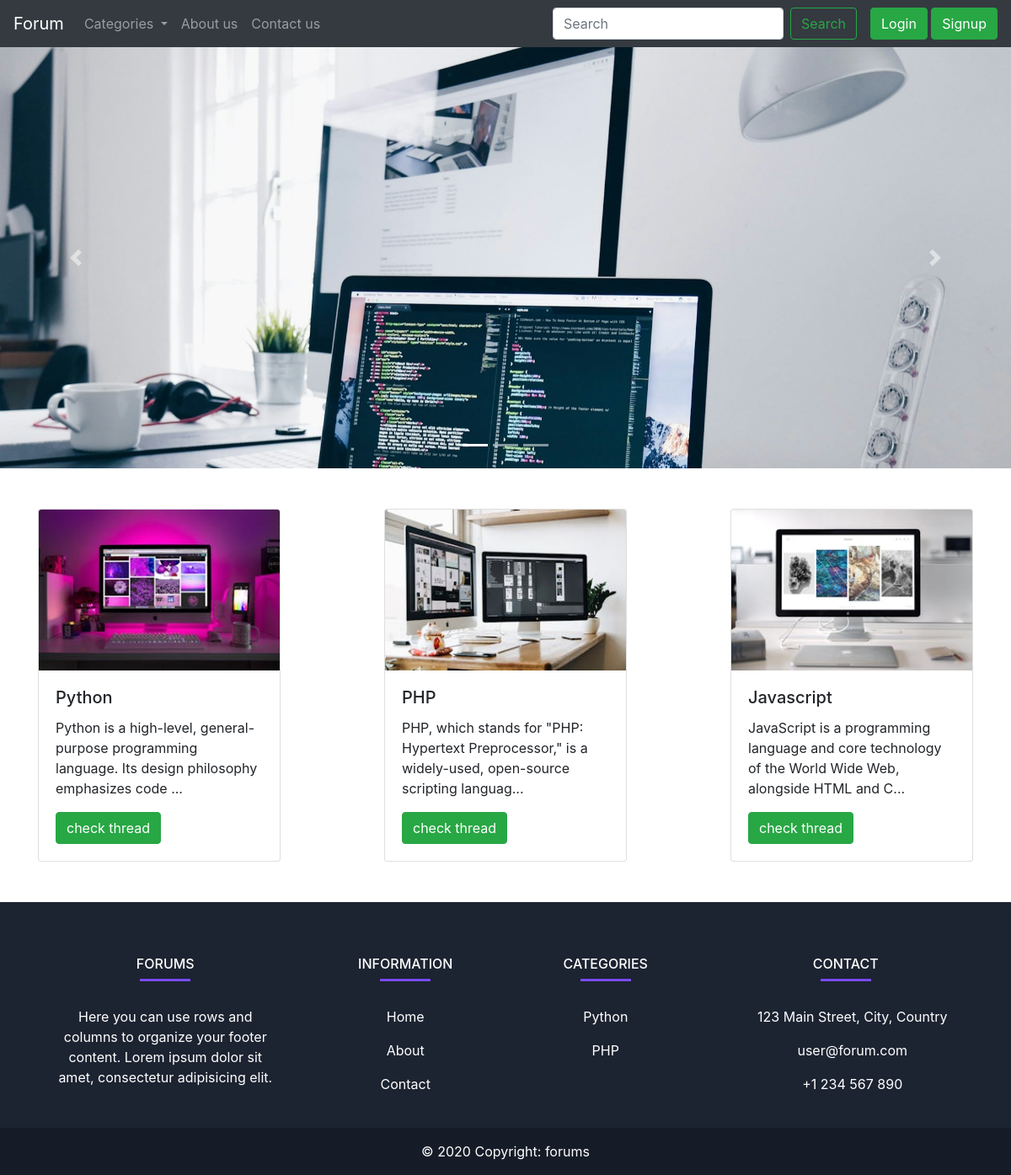
The page / on the database its author committed.
### tables this page shows
CREATE TABLE IF NOT EXISTS `categories` (
  `categories_id` int NOT NULL AUTO_INCREMENT,
  `categories_name` varchar(255) NOT NULL,
  `categories_description` varchar(255) NOT NULL,
  `created_date` datetime NOT NULL DEFAULT CURRENT_TIMESTAMP,
  PRIMARY KEY (`categories_id`)
);

### index.php (the view, shortened to what this page needs)
<!doctype html>
<html lang="en">
<head>
    <link rel="stylesheet" href="https://cdn.jsdelivr.net/npm/bootstrap@4.4.1/dist/css/bootstrap.min.css"
>
    <link rel="stylesheet" href="style.css">
</head>
<body>
    <?php include 'partial/_db_connection.php' ?>
    <?php include 'partial/_header.php' ;
    ?>
    <div>
        <div id="carouselExampleIndicators" class="carousel slide" data-ride="carousel">
            <ol class="carousel-indicators">
                <li data-target="#carouselExampleIndicators" data-slide-to="0" class="active"></li>
                <li data-target="#carouselExampleIndicators" data-slide-to="1"></li>
                <li data-target="#carouselExampleIndicators" data-slide-to="2"></li>
            </ol>
            <div class="carousel-inner">
                <div class="carousel-item active">
                    <img src="images/slider/slider 1.jpg" class="w-100" alt="Random image">
                </div>
            </div>
            <a class="carousel-control-prev" href="#carouselExampleIndicators" role="button" data-slide="prev">
                <span class="carousel-control-prev-icon" aria-hidden="true"></span>
            </a>
            <a class="carousel-control-next" href="#carouselExampleIndicators" role="button" data-slide="next">
                <span class="carousel-control-next-icon" aria-hidden="true"></span>
            </a>
        </div>
    </div>
    <div class="container d-flex mt-5 justify-content-between">
    <?php
    $sql = "SELECT * FROM `categories`";
    $result = mysqli_query($conn,$sql);
    while ($rows = mysqli_fetch_assoc($result)) {
        $cat_id = $rows['categories_id'];
        $cat_name = $rows['categories_name'];
        $cat_desc = $rows['categories_description'];
        echo '
            <div class="card" style="width: 18rem;">
  <img src="images/categories/card-'.$cat_id.'.jpg" class="card-img-top" alt="...">
  <div class="card-body">
    <h5 class="card-title">'.$cat_name.'</h5>
    <p class="card-text">'. substr($cat_desc,0,100).'...</p>
    <a href="threadlist.php?cat_id='.$cat_id.'" class="btn btn-success">check thread</a>
  </div>
    </div>
   ';
    }
    ?>
 </div>
    <?php include 'partial/_footer.php' ?>
</body>
</html>

### partial/_header.php (shortened to what this page needs)
<?php
echo '<nav class="navbar navbar-expand-lg navbar-dark bg-dark">
    <a class="navbar-brand" href="index.php">Forum</a>
    <button class="navbar-toggler" type="button" data-toggle="collapse" data-target="#navbarSupportedContent"
        aria-controls="navbarSupportedContent" aria-expanded="false" aria-label="Toggle navigation">
        <span class="navbar-toggler-icon"></span>
    </button>
    <div class="collapse navbar-collapse" id="navbarSupportedContent">
        <ul class="navbar-nav mr-auto">
            <li class="nav-item dropdown">
                <a class="nav-link dropdown-toggle" href="#" id="navbarDropdown" role="button" data-toggle="dropdown"
                    aria-haspopup="true" aria-expanded="false">
                    Categories
                </a>
                <div class="dropdown-menu" aria-labelledby="navbarDropdown">';
               echo  '
                </div>
            </li>
            <li class="nav-item">
                <a class="nav-link" href="about.php">About us</a>
            </li>
            <li class="nav-item">
                <a class="nav-link" href="contact.php">Contact us</a>
            </li>
        </ul>
        <form class="form-inline my-2 my-lg-0" method="get" action="search.php">
            <input class="form-control mr-sm-2" type="search" placeholder="Search" name="search_query" aria-label="Search">
            <button class="btn btn-outline-success my-2 my-sm-0" type="submit">Search</button>
        </form>';
   if(isset($_SESSION['username']) && $_SESSION['username']== true){
    echo '<p class="text-white mr-3 ml-3 mt-3">  Welcome, '.$_SESSION['username'].'</p>'.'<a href="partial/_logout.php" type="button" class="btn btn-success" >Logout</a>';
   }
    else{
        echo '<div class="ml-3">
            <button type="button" class="btn btn-success" data-toggle="modal" data-target="#loginModal">Login</button>
            <button type="button" class="btn btn-success" data-toggle="modal" data-target="#signupModal">Signup</button>
        </div>';
           }
    echo '</div>
</nav>';
?>

### partial/_footer.php
<div class="mt-5">
    <footer class="text-center text-lg-start text-white" style="background-color: #1c2331">
        <section class="pt-3">
            <div class="container text-center text-md-start mt-5">
                <div class="row mt-3">
                    <div class="col-md-3 col-lg-4 col-xl-3 mx-auto mb-4">
                        <h6 class="text-uppercase fw-bold">Forums</h6>
                        <hr class="mb-4 mt-0 d-inline-block mx-auto"
                            style="width: 60px; background-color: #7c4dff; height: 2px" />
                        <p>
                            Here you can use rows and columns to organize your footer
                            content. Lorem ipsum dolor sit amet, consectetur adipisicing
                            elit.
                        </p>
                    </div>
                    <div class="col-md-2 col-lg-2 col-xl-2 mx-auto mb-4">
                        <h6 class="text-uppercase fw-bold">Information</h6>
                        <hr class="mb-4 mt-0 d-inline-block mx-auto"
                            style="width: 60px; background-color: #7c4dff; height: 2px" />
                            <p>
                            <a href="index.php" class="text-white">Home</a>
                        </p>
                        <p>
                            <a href="about.php" class="text-white">About</a>
                        </p>
                        <p>
                            <a href="contact.php" class="text-white">Contact</a>
                        </p>
                    </div>
                    <div class="col-md-3 col-lg-2 col-xl-2 mx-auto mb-4">
                        <h6 class="text-uppercase fw-bold">Categories</h6>
                        <hr class="mb-4 mt-0 d-inline-block mx-auto"
                            style="width: 60px; background-color: #7c4dff; height: 2px" />
                        <p>
                            <a href="threadlist.php?cat_id=1" class="text-white">Python</a>
                        </p>
                        <p>
                            <a href="threadlist.php?cat_id=2" class="text-white">PHP</a>
                        </p>
                    </div>
                    <div class="col-md-4 col-lg-3 col-xl-3 mx-auto mb-md-0 mb-4">
                        <h6 class="text-uppercase fw-bold">Contact</h6>
                        <hr class="mb-4 mt-0 d-inline-block mx-auto"
                            style="width: 60px; background-color: #7c4dff; height: 2px" />
                        <p><i class="fas fa-home mr-3"></i>123 Main Street, City, Country</p>
                        <p><i class="fas fa-envelope mr-3"></i> user@forum.com</p>
                        <p><i class="fas fa-phone mr-3"></i> +1 234 567 890</p>
                    </div>
                </div>
            </div>
        </section>
        <div class="text-center p-3" style="background-color: rgba(0, 0, 0, 0.2)">
            © 2020 Copyright:
            <a class="text-white" href="#">forums</a>
        </div>
    </footer>
</div>

### style.css (style rules this page uses)
.carousel-inner { height: 500px; }
.carousel-inner img { object-fit: cover; height: 100%; width: 100%; }

### rows shown on the page
categories: shows a picture, categories_name "Python", categories_description "Python is a high-level, general-purpose programming language. Its design philosophy emphasizes code"
categories: shows a picture, categories_name "PHP", categories_description "PHP, which stands for \"PHP: Hypertext Preprocessor,\" is a widely-used, open-source scripting languag"
categories: shows a picture, categories_name "Javascript", categories_description "JavaScript is a programming language and core technology of the World Wide Web, alongside HTML and C"
